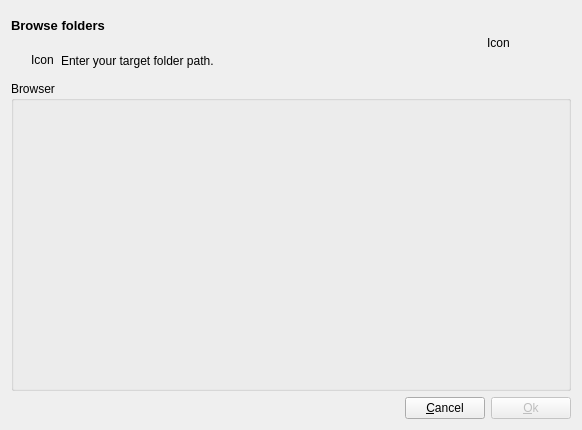
<?xml version="1.0" encoding="UTF-8"?>
<ui version="4.0">
 <class>DialogBrowseFolders</class>
 <widget class="QDialog" name="DialogBrowseFolders">
  <property name="geometry">
   <rect>
    <x>0</x>
    <y>0</y>
    <width>582</width>
    <height>430</height>
   </rect>
  </property>
  <property name="windowTitle">
   <string>Browse Folders</string>
  </property>
  <property name="modal">
   <bool>false</bool>
  </property>
  <layout class="QVBoxLayout" name="verticalLayout_3">
   <item>
    <layout class="QHBoxLayout" name="horizontalLayout_4">
     <item>
      <layout class="QVBoxLayout" name="verticalLayout_2">
       <item>
        <widget class="QLabel" name="labelTitle">
         <property name="font">
          <font>
           <pointsize>10</pointsize>
           <weight>75</weight>
           <bold>true</bold>
          </font>
         </property>
         <property name="text">
          <string>Browse folders</string>
         </property>
        </widget>
       </item>
       <item>
        <layout class="QHBoxLayout" name="horizontalLayout">
         <item>
          <spacer name="horizontalSpacer_3">
           <property name="orientation">
            <enum>Qt::Horizontal</enum>
           </property>
           <property name="sizeType">
            <enum>QSizePolicy::Fixed</enum>
           </property>
           <property name="sizeHint" stdset="0">
            <size>
             <width>20</width>
             <height>20</height>
            </size>
           </property>
          </spacer>
         </item>
         <item>
          <widget class="QLabel" name="labelDescIcon">
           <property name="sizePolicy">
            <sizepolicy hsizetype="Fixed" vsizetype="Preferred">
             <horstretch>0</horstretch>
             <verstretch>0</verstretch>
            </sizepolicy>
           </property>
           <property name="minimumSize">
            <size>
             <width>24</width>
             <height>24</height>
            </size>
           </property>
           <property name="maximumSize">
            <size>
             <width>24</width>
             <height>24</height>
            </size>
           </property>
           <property name="text">
            <string>Icon</string>
           </property>
          </widget>
         </item>
         <item>
          <widget class="QLabel" name="labelDesc">
           <property name="text">
            <string>Enter your target folder path.</string>
           </property>
          </widget>
         </item>
        </layout>
       </item>
      </layout>
     </item>
     <item>
      <widget class="QLabel" name="labelIcon">
       <property name="sizePolicy">
        <sizepolicy hsizetype="Fixed" vsizetype="Fixed">
         <horstretch>0</horstretch>
         <verstretch>0</verstretch>
        </sizepolicy>
       </property>
       <property name="minimumSize">
        <size>
         <width>64</width>
         <height>64</height>
        </size>
       </property>
       <property name="maximumSize">
        <size>
         <width>64</width>
         <height>64</height>
        </size>
       </property>
       <property name="text">
        <string>Icon</string>
       </property>
      </widget>
     </item>
     <item>
      <spacer name="horizontalSpacer_2">
       <property name="orientation">
        <enum>Qt::Horizontal</enum>
       </property>
       <property name="sizeType">
        <enum>QSizePolicy::Fixed</enum>
       </property>
       <property name="sizeHint" stdset="0">
        <size>
         <width>20</width>
         <height>20</height>
        </size>
       </property>
      </spacer>
     </item>
    </layout>
   </item>
   <item>
    <widget class="QGroupBox" name="groupBoxBrowser">
     <property name="sizePolicy">
      <sizepolicy hsizetype="Preferred" vsizetype="Expanding">
       <horstretch>0</horstretch>
       <verstretch>0</verstretch>
      </sizepolicy>
     </property>
     <property name="title">
      <string>Browser</string>
     </property>
     <layout class="QVBoxLayout" name="verticalLayout"/>
    </widget>
   </item>
   <item>
    <layout class="QHBoxLayout" name="horizontalLayout_2">
     <item>
      <spacer name="horizontalSpacer">
       <property name="orientation">
        <enum>Qt::Horizontal</enum>
       </property>
       <property name="sizeHint" stdset="0">
        <size>
         <width>40</width>
         <height>20</height>
        </size>
       </property>
      </spacer>
     </item>
     <item>
      <widget class="QPushButton" name="pushButtonCancel">
       <property name="text">
        <string>&amp;Cancel</string>
       </property>
       <property name="default">
        <bool>false</bool>
       </property>
      </widget>
     </item>
     <item>
      <widget class="QPushButton" name="pushButtonOk">
       <property name="enabled">
        <bool>false</bool>
       </property>
       <property name="text">
        <string>&amp;Ok</string>
       </property>
       <property name="default">
        <bool>true</bool>
       </property>
      </widget>
     </item>
    </layout>
   </item>
  </layout>
 </widget>
 <resources/>
 <connections>
  <connection>
   <sender>pushButtonCancel</sender>
   <signal>clicked()</signal>
   <receiver>DialogBrowseFolders</receiver>
   <slot>reject()</slot>
   <hints>
    <hint type="sourcelabel">
     <x>395</x>
     <y>124</y>
    </hint>
    <hint type="destinationlabel">
     <x>278</x>
     <y>119</y>
    </hint>
   </hints>
  </connection>
  <connection>
   <sender>pushButtonOk</sender>
   <signal>clicked()</signal>
   <receiver>DialogBrowseFolders</receiver>
   <slot>accept()</slot>
   <hints>
    <hint type="sourcelabel">
     <x>481</x>
     <y>120</y>
    </hint>
    <hint type="destinationlabel">
     <x>197</x>
     <y>106</y>
    </hint>
   </hints>
  </connection>
 </connections>
</ui>
